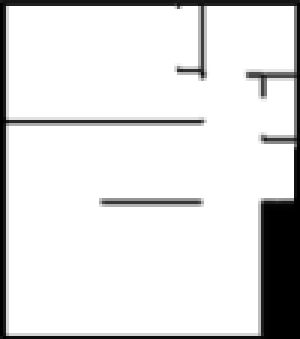
#> input picture plan_sm.png, 100 x 113 px (shown 3 times larger)
$ jupyter execute --allow-errors 'Wave propagation algebra.ipynb'   (shell and % lines are left out)
#> lines starting #> are read from the running program, lines starting #| are printed output that depends on the picture; after the words box and inside, x2 and y2 are one past the last pixel; in counts of white or black regions, pixels touching at a corner belong together
[cell 1]
import numpy as np
import matplotlib.pyplot as plt
import matplotlib.colors as color
from scipy.sparse.linalg import lsqr
from scipy.sparse import csc_matrix, lil_matrix
import cv2

[cell 2]
img = cv2.imread("plan_sm.png", 0)
#> img is the input picture: shape (113, 100); min 0, max 255, mean 222.3

XX = np.linspace(0, img.shape[1], img.shape[1])
#> XX = 100 values from 0 to 100
YY = np.linspace(0, img.shape[0], img.shape[0])
#> YY = 113 values from 0 to 113

wave_no = (2 * np.pi) / (12.5 * 10**4)

X, Y = np.meshgrid(XX, YY)


dx = 1
dy = 1

[cell 3]
source_size = 6
source_x = 20
source_y = 20

source = np.maximum(source_size**2-(X-source_x)**2-(Y-source_y)**2, 1)

# field = np.ones(X.shape)

permissivity = np.full(img.shape, 1)

for i, row in enumerate(permissivity):
    for j, elem in enumerate(row):
        if(img[i][j]) < 100:
            permissivity[i][j] = 10
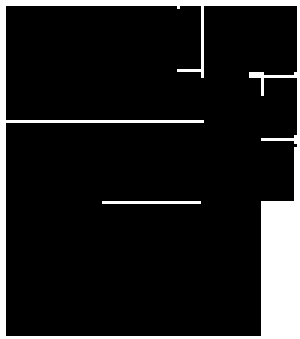
#> permissivity: shape (113, 100) int64 (shown 3 times larger); values 1 (black) and 10 (white), 12.1% white; 2 white regions, box (x1, y1, x2, y2) and area: (0, 0, 100, 113) 1329, (34, 67, 67, 68) 33


plt.imshow(source, cmap='hot')
# plt.show()
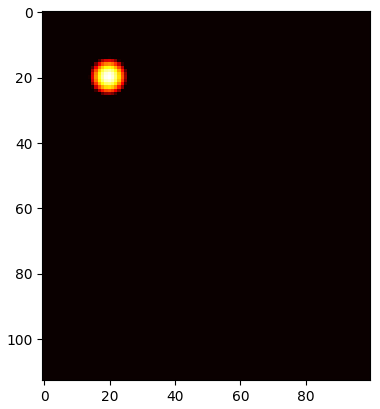
#> figure drawn by matplotlib, 1 panel

[cell 4]
sim_mat = np.zeros((img.size, img.size))

source_1D = np.zeros((img.shape[0]*img.shape[1], 1))
#> source_1D = 11300 values from 0 to 0

print(permissivity.shape)
#| (113, 100)
print(sim_mat.shape)
#| (11300, 11300)

for i in range(1, len(source)-1):

    for j in range(1,len(source[i])-1):
        M = img.shape[1]
        k = M * (i-1)
        sim_mat[k+j,k+j] = -(2/dx**2) - (2/dy**2) +((wave_no**2) / (source[i][j] **2))
        sim_mat[k+j,(k-M)+j] = permissivity[i-1][j]
        sim_mat[k+j,(k+M)+j] = permissivity[i+1][j]
        sim_mat[k+j,k+(j-i)] = permissivity[i][j-1]
        sim_mat[k+j,k+(j+1)] = permissivity[i][j+1]

        source_1D[k+j] = source[i][j]


print(sim_mat[30])
#> (printed output is left out)

[cell 5]
source = np.ravel(source)
source.transpose
print(source.shape)
#| (11300,)
print(source_1D.shape)
#| (11300, 1)
# field, res, rank, s = np.linalg.lstsq(sim_mat,source)
sim_mat = csc_matrix(sim_mat)
X = lsqr(sim_mat, source_1D)

[cell 6]
field = np.reshape(X[0], (img.shape[0], img.shape[1]))

for i, row in enumerate(field):
    for j, elem in enumerate(row):
        if(img[i][j]) < 100:
            field[i][j] = -100
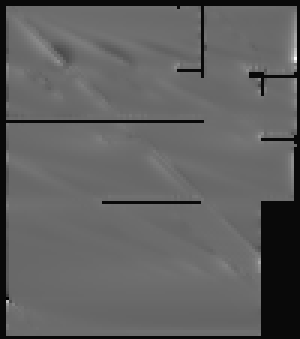
#> field: shape (113, 100) float64 (shown 3 times larger); min -109.2, max 146.9, mean -12.4; drawn with min black and max white

#> (the rest of this cell did not finish here and is left out)

$ run again, with Helmholtz_first.png copied over plan_sm.png
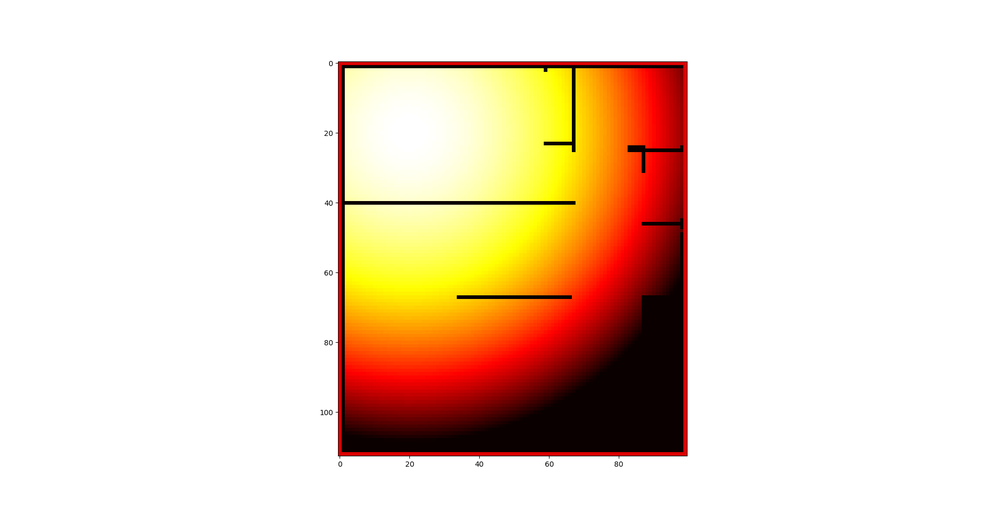
#> input picture Helmholtz_first.png, 1000 x 512 px, shrunk from 1920 x 983 before the run
#> after the loop `for i, row in enumerate(permissivity):`:
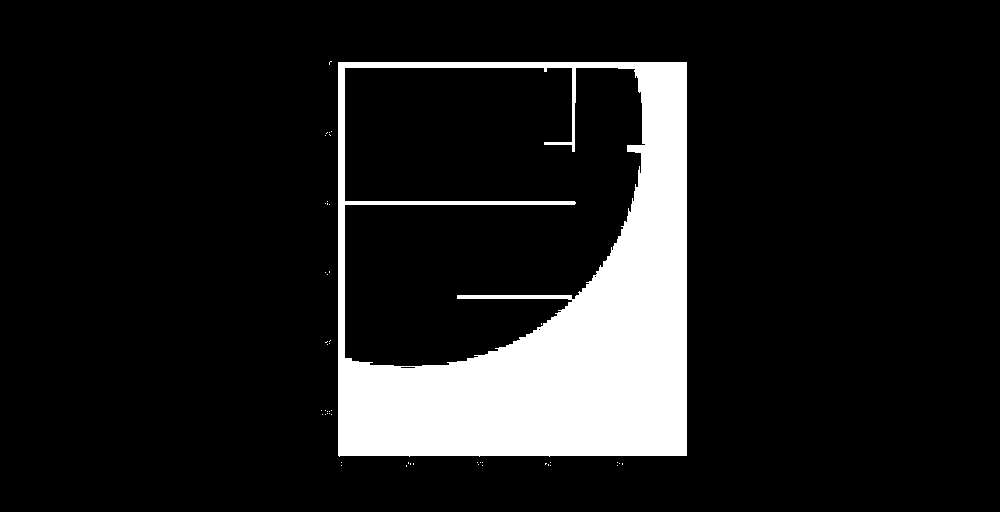
#> permissivity: shape (512, 1000) int64; values 1 (black) and 10 (white), 12.2% white; 48 white regions (47 under 20 px), largest, box (x1, y1, x2, y2) and area: (338, 62, 687, 457) 62606
#> `[cell 3] source_size = 6 source_x = 20 source_y = 20  source = np.maxi..`:
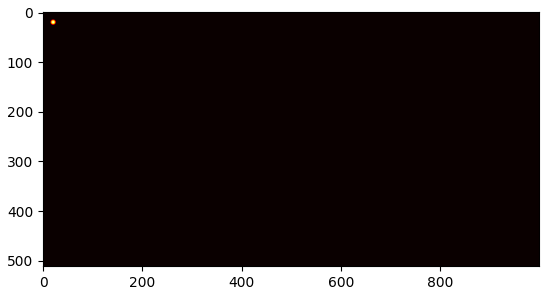
#> figure drawn by matplotlib, 1 panel
#| (512000,)
